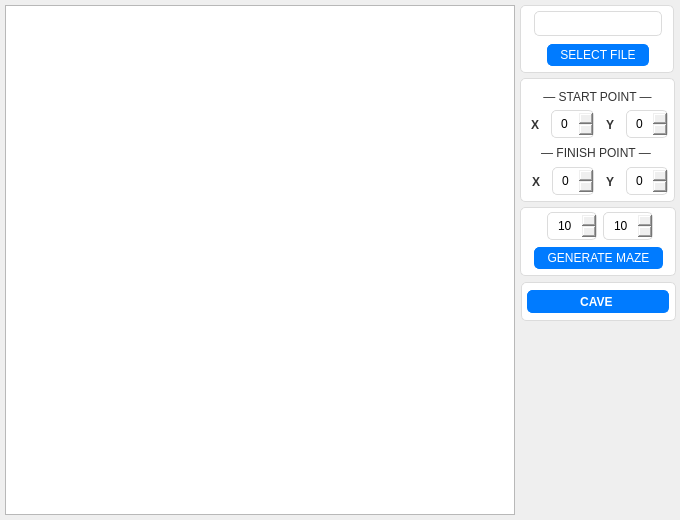
<?xml version="1.0" encoding="UTF-8"?>
<ui version="4.0">
 <class>MainWindow</class>
 <widget class="QMainWindow" name="MainWindow">
  <property name="geometry">
   <rect>
    <x>0</x>
    <y>0</y>
    <width>680</width>
    <height>520</height>
   </rect>
  </property>
  <property name="windowTitle">
   <string>MAZE GENERATOR</string>
  </property>
  <property name="styleSheet">
   <string notr="true">  
MainWindow {
    background-color: #f0f0f0;
}

QLabel {
    font-family: 'Segoe UI', Arial, sans-serif;
    font-size: 12px;
    color: #333333;
}

QPushButton {
    font-family: 'Segoe UI', Arial, sans-serif;
    font-size: 12px;
    padding: 5px 10px;
    border: 1px solid #007bff;
    border-radius: 5px;
    background-color: #007bff;
    color: #ffffff;
}

QPushButton:hover {
    background-color: #0056b3;
}

QLineEdit, QSpinBox {
    font-family: 'Segoe UI', Arial, sans-serif;
    font-size: 12px;
    padding: 5px;
    border: 1px solid #dcdcdc;
    border-radius: 5px;
}

QGridLayout {
    spacing: 10px;
}

MazeView {
    border: none;
    background-color: white;
}
</string>
  </property>
  <widget class="QWidget" name="centralwidget">
   <widget class="MazeView" name="mazeView">
    <property name="geometry">
     <rect>
      <x>5</x>
      <y>5</y>
      <width>510</width>
      <height>510</height>
     </rect>
    </property>
    <property name="font">
     <font>
      <pointsize>9</pointsize>
      <weight>75</weight>
      <bold>true</bold>
     </font>
    </property>
   </widget>
   <widget class="QFrame" name="selectFileQFrame">
    <property name="geometry">
     <rect>
      <x>520</x>
      <y>5</y>
      <width>154</width>
      <height>68</height>
     </rect>
    </property>
    <property name="styleSheet">
     <string notr="true">QFrame {
    background-color: #ffffff;
    border: 1px solid #dcdcdc;
    border-radius: 5px;
}</string>
    </property>
    <property name="frameShape">
     <enum>QFrame::StyledPanel</enum>
    </property>
    <property name="frameShadow">
     <enum>QFrame::Raised</enum>
    </property>
    <widget class="QLineEdit" name="selectFileQLineEdit">
     <property name="geometry">
      <rect>
       <x>14</x>
       <y>6</y>
       <width>128</width>
       <height>25</height>
      </rect>
     </property>
     <property name="readOnly">
      <bool>true</bool>
     </property>
    </widget>
    <widget class="QPushButton" name="selectFileQPushButton">
     <property name="geometry">
      <rect>
       <x>27</x>
       <y>39</y>
       <width>102</width>
       <height>22</height>
      </rect>
     </property>
     <property name="font">
      <font>
       <family>Segoe UI</family>
       <pointsize>-1</pointsize>
       <weight>50</weight>
       <bold>false</bold>
      </font>
     </property>
     <property name="text">
      <string>SELECT FILE</string>
     </property>
    </widget>
   </widget>
   <widget class="QFrame" name="findPathQFrame">
    <property name="geometry">
     <rect>
      <x>520</x>
      <y>78</y>
      <width>155</width>
      <height>124</height>
     </rect>
    </property>
    <property name="styleSheet">
     <string notr="true">QFrame#findPathQFrame {
    background-color: #ffffff;
    border: 1px solid #dcdcdc;
    border-radius: 5px;
}</string>
    </property>
    <property name="frameShape">
     <enum>QFrame::StyledPanel</enum>
    </property>
    <property name="frameShadow">
     <enum>QFrame::Raised</enum>
    </property>
    <widget class="QWidget" name="horizontalLayoutWidget_3">
     <property name="geometry">
      <rect>
       <x>5</x>
       <y>30</y>
       <width>143</width>
       <height>33</height>
      </rect>
     </property>
     <layout class="QHBoxLayout" name="startCordQBoxLayout">
      <item>
       <layout class="QHBoxLayout" name="horizontalLayout">
        <item>
         <widget class="QLabel" name="label">
          <property name="maximumSize">
           <size>
            <width>20</width>
            <height>35</height>
           </size>
          </property>
          <property name="font">
           <font>
            <family>Segoe UI</family>
            <pointsize>-1</pointsize>
            <weight>75</weight>
            <bold>true</bold>
           </font>
          </property>
          <property name="text">
           <string>X</string>
          </property>
          <property name="alignment">
           <set>Qt::AlignCenter</set>
          </property>
         </widget>
        </item>
        <item>
         <widget class="QSpinBox" name="xFromCordQSpinBox">
          <property name="font">
           <font>
            <family>Segoe UI</family>
            <pointsize>-1</pointsize>
            <weight>50</weight>
            <bold>false</bold>
           </font>
          </property>
          <property name="alignment">
           <set>Qt::AlignCenter</set>
          </property>
          <property name="keyboardTracking">
           <bool>true</bool>
          </property>
          <property name="minimum">
           <number>0</number>
          </property>
          <property name="maximum">
           <number>0</number>
          </property>
          <property name="value">
           <number>0</number>
          </property>
         </widget>
        </item>
       </layout>
      </item>
      <item>
       <layout class="QHBoxLayout" name="horizontalLayout_2">
        <item>
         <widget class="QLabel" name="label_2">
          <property name="maximumSize">
           <size>
            <width>20</width>
            <height>35</height>
           </size>
          </property>
          <property name="font">
           <font>
            <family>Segoe UI</family>
            <pointsize>-1</pointsize>
            <weight>75</weight>
            <bold>true</bold>
           </font>
          </property>
          <property name="text">
           <string>Y</string>
          </property>
          <property name="alignment">
           <set>Qt::AlignCenter</set>
          </property>
         </widget>
        </item>
        <item>
         <widget class="QSpinBox" name="yFromCordQSpinBox">
          <property name="font">
           <font>
            <family>Segoe UI</family>
            <pointsize>-1</pointsize>
            <weight>50</weight>
            <bold>false</bold>
           </font>
          </property>
          <property name="alignment">
           <set>Qt::AlignCenter</set>
          </property>
          <property name="keyboardTracking">
           <bool>true</bool>
          </property>
          <property name="minimum">
           <number>0</number>
          </property>
          <property name="maximum">
           <number>0</number>
          </property>
          <property name="value">
           <number>0</number>
          </property>
         </widget>
        </item>
       </layout>
      </item>
     </layout>
    </widget>
    <widget class="QLabel" name="label_7">
     <property name="geometry">
      <rect>
       <x>0</x>
       <y>6</y>
       <width>155</width>
       <height>26</height>
      </rect>
     </property>
     <property name="font">
      <font>
       <family>Segoe UI</family>
       <pointsize>-1</pointsize>
      </font>
     </property>
     <property name="text">
      <string>― START POINT ―</string>
     </property>
     <property name="alignment">
      <set>Qt::AlignCenter</set>
     </property>
    </widget>
    <widget class="QWidget" name="horizontalLayoutWidget_4">
     <property name="geometry">
      <rect>
       <x>6</x>
       <y>87</y>
       <width>142</width>
       <height>33</height>
      </rect>
     </property>
     <layout class="QHBoxLayout" name="finishCordQBoxLayout">
      <item>
       <layout class="QHBoxLayout" name="horizontalLayout_3">
        <item>
         <widget class="QLabel" name="label_3">
          <property name="maximumSize">
           <size>
            <width>20</width>
            <height>35</height>
           </size>
          </property>
          <property name="font">
           <font>
            <family>Segoe UI</family>
            <pointsize>-1</pointsize>
            <weight>75</weight>
            <bold>true</bold>
           </font>
          </property>
          <property name="text">
           <string>X</string>
          </property>
          <property name="alignment">
           <set>Qt::AlignCenter</set>
          </property>
         </widget>
        </item>
        <item>
         <widget class="QSpinBox" name="xToCordQSpinBox">
          <property name="font">
           <font>
            <family>Segoe UI</family>
            <pointsize>-1</pointsize>
            <weight>50</weight>
            <bold>false</bold>
           </font>
          </property>
          <property name="alignment">
           <set>Qt::AlignCenter</set>
          </property>
          <property name="keyboardTracking">
           <bool>true</bool>
          </property>
          <property name="minimum">
           <number>0</number>
          </property>
          <property name="maximum">
           <number>0</number>
          </property>
          <property name="value">
           <number>0</number>
          </property>
         </widget>
        </item>
       </layout>
      </item>
      <item>
       <layout class="QHBoxLayout" name="horizontalLayout_4">
        <item>
         <widget class="QLabel" name="label_4">
          <property name="maximumSize">
           <size>
            <width>20</width>
            <height>35</height>
           </size>
          </property>
          <property name="font">
           <font>
            <family>Segoe UI</family>
            <pointsize>-1</pointsize>
            <weight>75</weight>
            <bold>true</bold>
           </font>
          </property>
          <property name="text">
           <string>Y</string>
          </property>
          <property name="alignment">
           <set>Qt::AlignCenter</set>
          </property>
         </widget>
        </item>
        <item>
         <widget class="QSpinBox" name="yToCordQSpinBox">
          <property name="font">
           <font>
            <family>Segoe UI</family>
            <pointsize>-1</pointsize>
            <weight>50</weight>
            <bold>false</bold>
           </font>
          </property>
          <property name="alignment">
           <set>Qt::AlignCenter</set>
          </property>
          <property name="keyboardTracking">
           <bool>true</bool>
          </property>
          <property name="minimum">
           <number>0</number>
          </property>
          <property name="maximum">
           <number>0</number>
          </property>
          <property name="value">
           <number>0</number>
          </property>
         </widget>
        </item>
       </layout>
      </item>
     </layout>
    </widget>
    <widget class="QLabel" name="label_8">
     <property name="geometry">
      <rect>
       <x>0</x>
       <y>60</y>
       <width>152</width>
       <height>29</height>
      </rect>
     </property>
     <property name="font">
      <font>
       <family>Segoe UI</family>
       <pointsize>-1</pointsize>
      </font>
     </property>
     <property name="text">
      <string>― FINISH POINT ―</string>
     </property>
     <property name="alignment">
      <set>Qt::AlignCenter</set>
     </property>
    </widget>
   </widget>
   <widget class="QFrame" name="generateMazeQFrame">
    <property name="geometry">
     <rect>
      <x>520</x>
      <y>207</y>
      <width>156</width>
      <height>69</height>
     </rect>
    </property>
    <property name="styleSheet">
     <string notr="true">QFrame {
    background-color: #ffffff;
    border: 1px solid #dcdcdc;
    border-radius: 5px;
}</string>
    </property>
    <property name="frameShape">
     <enum>QFrame::StyledPanel</enum>
    </property>
    <property name="frameShadow">
     <enum>QFrame::Raised</enum>
    </property>
    <widget class="QPushButton" name="generateMazeQPushButton">
     <property name="geometry">
      <rect>
       <x>14</x>
       <y>40</y>
       <width>129</width>
       <height>22</height>
      </rect>
     </property>
     <property name="font">
      <font>
       <family>Segoe UI</family>
       <pointsize>-1</pointsize>
      </font>
     </property>
     <property name="text">
      <string>GENERATE MAZE</string>
     </property>
    </widget>
    <widget class="QWidget" name="gridLayoutWidget">
     <property name="geometry">
      <rect>
       <x>27</x>
       <y>4</y>
       <width>106</width>
       <height>31</height>
      </rect>
     </property>
     <layout class="QGridLayout" name="mazeGenerateQGridLayout">
      <item row="0" column="0">
       <widget class="QSpinBox" name="rowsQSpinBox">
        <property name="font">
         <font>
          <family>Segoe UI</family>
          <pointsize>-1</pointsize>
          <weight>50</weight>
          <bold>false</bold>
         </font>
        </property>
        <property name="alignment">
         <set>Qt::AlignCenter</set>
        </property>
        <property name="keyboardTracking">
         <bool>true</bool>
        </property>
        <property name="minimum">
         <number>1</number>
        </property>
        <property name="maximum">
         <number>50</number>
        </property>
        <property name="value">
         <number>10</number>
        </property>
       </widget>
      </item>
      <item row="0" column="1">
       <widget class="QSpinBox" name="columnsQSpinBox">
        <property name="font">
         <font>
          <family>Segoe UI</family>
          <pointsize>-1</pointsize>
          <weight>50</weight>
          <bold>false</bold>
         </font>
        </property>
        <property name="alignment">
         <set>Qt::AlignCenter</set>
        </property>
        <property name="keyboardTracking">
         <bool>true</bool>
        </property>
        <property name="minimum">
         <number>1</number>
        </property>
        <property name="maximum">
         <number>50</number>
        </property>
        <property name="value">
         <number>10</number>
        </property>
       </widget>
      </item>
     </layout>
    </widget>
   </widget>
   <widget class="QFrame" name="frame">
    <property name="geometry">
     <rect>
      <x>521</x>
      <y>282</y>
      <width>155</width>
      <height>39</height>
     </rect>
    </property>
    <property name="styleSheet">
     <string notr="true">QFrame {
    background-color: #ffffff;
    border: 1px solid #dcdcdc;
    border-radius: 5px;
}</string>
    </property>
    <property name="frameShape">
     <enum>QFrame::StyledPanel</enum>
    </property>
    <property name="frameShadow">
     <enum>QFrame::Raised</enum>
    </property>
    <widget class="QPushButton" name="caveSelectQPushButton">
     <property name="geometry">
      <rect>
       <x>6</x>
       <y>8</y>
       <width>142</width>
       <height>23</height>
      </rect>
     </property>
     <property name="font">
      <font>
       <family>Segoe UI</family>
       <pointsize>-1</pointsize>
       <weight>75</weight>
       <bold>true</bold>
      </font>
     </property>
     <property name="text">
      <string>CAVE </string>
     </property>
    </widget>
   </widget>
  </widget>
 </widget>
 <customwidgets>
  <customwidget>
   <class>MazeView</class>
   <extends>QGraphicsView</extends>
   <header>mazeview.h</header>
  </customwidget>
 </customwidgets>
 <resources/>
 <connections/>
</ui>
